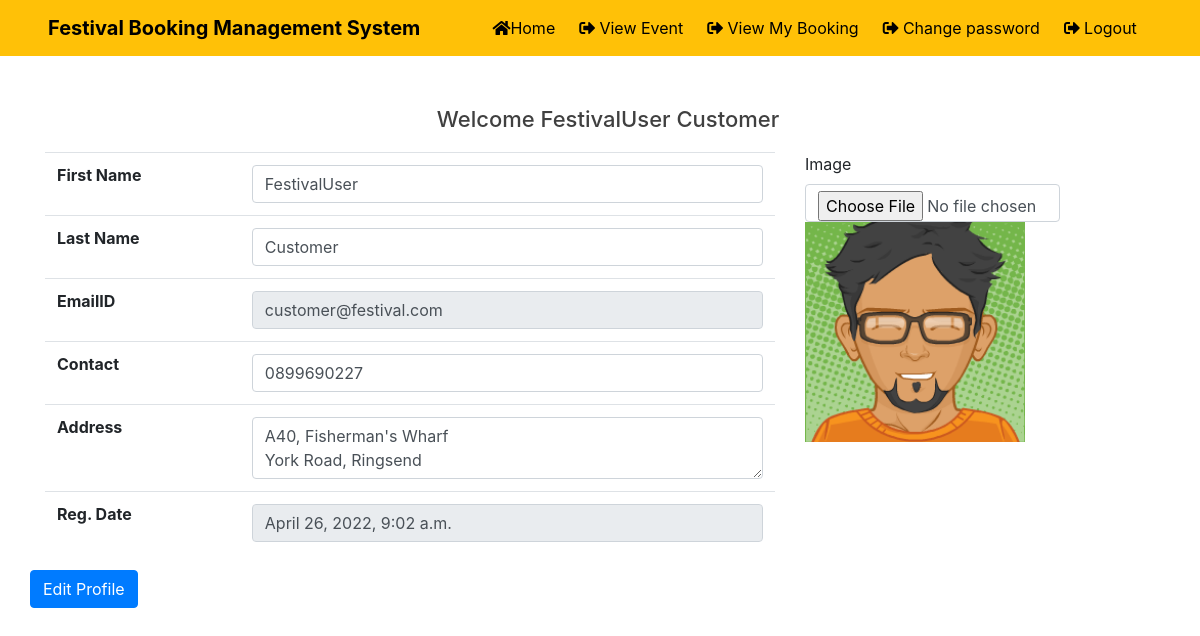
The page /userhome (signed in) on the database its author committed.
### EBS2021/models.py (models this page shows, shortened)
class UserSignup(models.Model):
    user = models.ForeignKey(User,on_delete=models.CASCADE)
    mobile = models.CharField(max_length=15,null=True)
    image = models.FileField(null=True)
    address = models.CharField(max_length=300,null=True,default=None)
    regdate = models.DateTimeField(auto_now_add=True,blank=True)

### EBS2021/views.py (the view, shortened to what this page needs)
# urls.py: path('userhome', userhome ,name="userhome"),
def userhome(request):
    if not request.user.is_authenticated:
        return redirect('Userlogin')
    user = request.user
    data = UserSignup.objects.get(user=user)
    error=""
    d ={"data":data,'error':error}
    return render(request ,"userhome.html",d)

### EBS2021/templates/userhome.html (shortened to what this page needs)
{% block body %}
{% include 'navigation.html' %}
<div class="contain" style="margin-top: 50px;">
    <h4 class="mt-4 ml-3" style="text-align: center ;margin-top: 100px;font-size: 22px; color: #404040;">Welcome {{request.user.first_name}} {{request.user.last_name}}</h4>
</div>
<div class="container" style = "margin-top:20px">
    <form method = post enctype="multipart/form-data">
        <div class="row">
            <div class="col-sm-8">
    <table class = "table">
    <tr>
    <th>First Name</th>
    <td><input type = text name='fname' class="form-control" value="{{data.user.first_name}}"></td>
    </tr>
        <tr>
    <th>Last Name</th>
    <td><input type = text name='lname' class="form-control"  value="{{data.user.last_name}}"></td>
    </tr>
    <tr>
    <th>EmailID</th>
    <td><input type = email name='email' class="form-control" readonly value="{{data.user.username}}"></td>
    </tr>
    <tr>
    <th>Contact</th>
    <td><input type = text name='contact' class="form-control" value="{{data.mobile}}"></td>
    </tr>
        <tr>
    <th>Address</th>
    <td><textarea name="address" class="form-control" placeholder="Address" required>{{data.address}}</textarea></td>
    </tr>
        <tr>
    <th>Reg. Date</th>
    <td><input type = text name='regdate' class="form-control" value="{{data.regdate}}" readonly></td>
    </tr>
    </table></div>
    <div class="col-sm-3">
        <label>Image</label>
        <input type="file" class="form-control" name="image">
      <img src="{{data.image.url}}" width="220px" height="220px">
</div>
    <input type = submit value = "Edit Profile" name = submit class="btn btn-primary">
    </form>
    </div>
{% endblock %}

### rows shown on the page
UserSignup: fname "FestivalUser", lname "Customer", email "customer@festival.com", contact "0899690227", address "A40, Fisherman's Wharf York Road, Ringsend", regdate "April 26, 2022, 9:02 a.m.", image (picture)

### other values the page prints
{{ request.user.first_name }} "FestivalUser"
{{ request.user.last_name }} "Customer"
